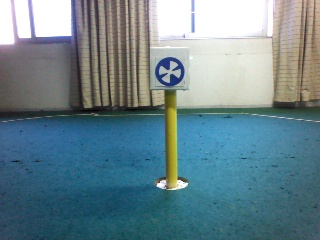
#> input picture YellowStick.jpg, 320 x 240 px
$ python test1.py   (older library calls are emulated)
#> lines starting #> are read from the running program, lines starting #| are printed output that depends on the picture; after the words box and inside, x2 and y2 are one past the last pixel; in counts of white or black regions, pixels touching at a corner belong together
import numpy as np
import cv2
import matplotlib.pyplot as plt

imgo = cv2.imread("YellowStick.jpg",1)
#> imgo is the input picture: shape (240, 320, 3); mean B, G, R 140.6, 132.1, 106.1
# img = cv2.GaussianBlur(imgo,(5,5),0)
img = imgo
cv2.imshow("oringel", img)

height, width, channel = img.shape
#> height = 240; width = 320; channel = 3

for i in range(height):
    for j in range(width):
        b, g, r = img[i, j]
        if ((abs(r-174)<35 and abs(g-165)<35 and abs(b-44)<35)
                or (abs(r-85)<20 and abs(g-78)<20 and abs(b-32)<35)
                or(abs(r-119)<20 and abs(g-110)<20 and abs(b-31)<35)):
            b = 0
            g = 0
            r = 0
        else:
            b = 255
            g = 255
            r = 255

        img[i, j] = [r, g, b]
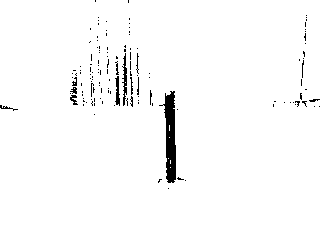
#> img: shape (240, 320, 3); 97.8% white; 132 black regions (119 under 20 px), largest, box (x1, y1, x2, y2) and area: (159, 91, 176, 183) 837, (122, 53, 127, 106) 135, (115, 76, 120, 106) 92


kernel = cv2.getStructuringElement(cv2.MORPH_RECT, (3,3))
img = cv2.morphologyEx(img, cv2.MORPH_OPEN, kernel)
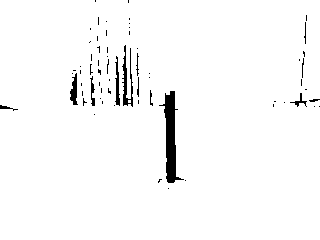
#> img: shape (240, 320, 3); 97.4% white; 65 black regions (52 under 20 px), largest, box (x1, y1, x2, y2) and area: (159, 91, 184, 183) 890, (122, 45, 133, 107) 273, (70, 73, 78, 105) 149
img = cv2.morphologyEx(img,cv2.MORPH_CLOSE,kernel)
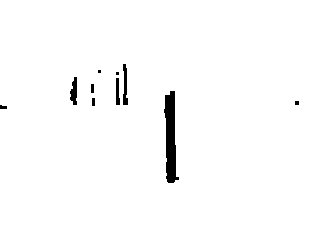
#> img: shape (240, 320, 3); 98.2% white; 10 black regions (3 under 20 px), largest, box (x1, y1, x2, y2) and area: (164, 91, 179, 183) 870, (123, 64, 128, 105) 141, (70, 77, 77, 105) 139
kernel = cv2.getStructuringElement(cv2.MORPH_RECT, (7,7))
img = cv2.morphologyEx(img,cv2.MORPH_CLOSE,kernel)
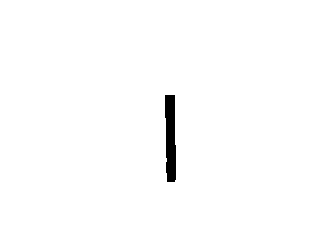
#> img: shape (240, 320, 3); 98.9% white; 1 black region, box (x1, y1, x2, y2) and area: (165, 95, 176, 182) 828


imgG = cv2.cvtColor(img,cv2.COLOR_BGR2GRAY)
#> imgG: shape (240, 320); 98.9% white; 1 black region

ret, thresh = cv2.threshold(imgG, 175, 255, 0)

image, contours, hier = cv2.findContours(thresh,cv2.RETR_TREE,cv2.CHAIN_APPROX_SIMPLE)
#> contours = 2 contours; box (x1, y1, x2, y2) and area: (0, 0, 320, 240) 76241, (164, 94, 177, 183) 923


for item in contours:

    x, y, w, h = cv2.boundingRect(item)
#> this loop made 2 passes
#> (item, x, y, w, h) on pass 1: ([[0, 0], [0, 239], [319, 239], [319, 0]], 0, 0, 320, 240)
#> (x, y, w, h) on pass 2: (164, 94, 13, 89)


xy = ((x+w)/2,(y+h)/2)
#> xy = (88.5, 91.5)

print(xy)
#| (88.5, 91.5)
imgo1 = cv2.imread("YellowStick.jpg",1)
cv2.rectangle(imgo1,(x, y), (x + w, y + h), (0, 255, 0), 1)
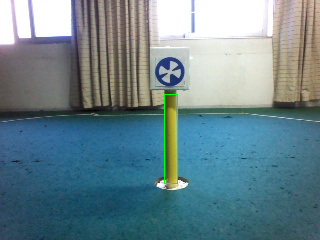
#> imgo1: shape (240, 320, 3); 0.27% of pixels changed, all inside (x1, y1, x2, y2) = (164, 94, 178, 184)
plt.imshow(imgo1)
plt.show()
cv2.imshow("Result", imgo1)
cv2.imshow("2", thresh)


cv2.waitKey(0)
cv2.destroyAllWindows()
